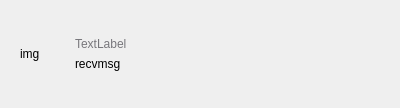
<?xml version="1.0" encoding="UTF-8"?>
<ui version="4.0">
 <class>RecvBox</class>
 <widget class="QWidget" name="RecvBox">
  <property name="geometry">
   <rect>
    <x>0</x>
    <y>0</y>
    <width>400</width>
    <height>108</height>
   </rect>
  </property>
  <property name="windowTitle">
   <string>Form</string>
  </property>
  <layout class="QHBoxLayout" name="horizontalLayout">
   <item>
    <widget class="QWidget" name="widget" native="true">
     <property name="sizePolicy">
      <sizepolicy hsizetype="Preferred" vsizetype="Preferred">
       <horstretch>0</horstretch>
       <verstretch>0</verstretch>
      </sizepolicy>
     </property>
     <property name="maximumSize">
      <size>
       <width>16777215</width>
       <height>16777215</height>
      </size>
     </property>
     <layout class="QGridLayout" name="gridLayout">
      <item row="0" column="0">
       <widget class="QLabel" name="imgLabel">
        <property name="sizePolicy">
         <sizepolicy hsizetype="Preferred" vsizetype="Preferred">
          <horstretch>0</horstretch>
          <verstretch>0</verstretch>
         </sizepolicy>
        </property>
        <property name="minimumSize">
         <size>
          <width>40</width>
          <height>40</height>
         </size>
        </property>
        <property name="maximumSize">
         <size>
          <width>40</width>
          <height>40</height>
         </size>
        </property>
        <property name="styleSheet">
         <string notr="true"/>
        </property>
        <property name="text">
         <string>img</string>
        </property>
        <property name="scaledContents">
         <bool>true</bool>
        </property>
       </widget>
      </item>
      <item row="0" column="1">
       <widget class="QWidget" name="widget_2" native="true">
        <layout class="QVBoxLayout" name="verticalLayout">
         <item>
          <widget class="QLabel" name="nameLabel">
           <property name="styleSheet">
            <string notr="true">color: rgb(119, 118, 123);
font: 300 italic 8pt &quot;Ubuntu&quot;;</string>
           </property>
           <property name="text">
            <string>TextLabel</string>
           </property>
          </widget>
         </item>
         <item>
          <widget class="QLabel" name="msgLabel">
           <property name="sizePolicy">
            <sizepolicy hsizetype="Preferred" vsizetype="Preferred">
             <horstretch>0</horstretch>
             <verstretch>0</verstretch>
            </sizepolicy>
           </property>
           <property name="maximumSize">
            <size>
             <width>16777215</width>
             <height>16777215</height>
            </size>
           </property>
           <property name="styleSheet">
            <string notr="true"/>
           </property>
           <property name="text">
            <string>recvmsg</string>
           </property>
           <property name="wordWrap">
            <bool>true</bool>
           </property>
          </widget>
         </item>
        </layout>
       </widget>
      </item>
     </layout>
    </widget>
   </item>
   <item>
    <spacer name="horizontalSpacer">
     <property name="orientation">
      <enum>Qt::Horizontal</enum>
     </property>
     <property name="sizeHint" stdset="0">
      <size>
       <width>251</width>
       <height>20</height>
      </size>
     </property>
    </spacer>
   </item>
  </layout>
 </widget>
 <resources/>
 <connections/>
</ui>
